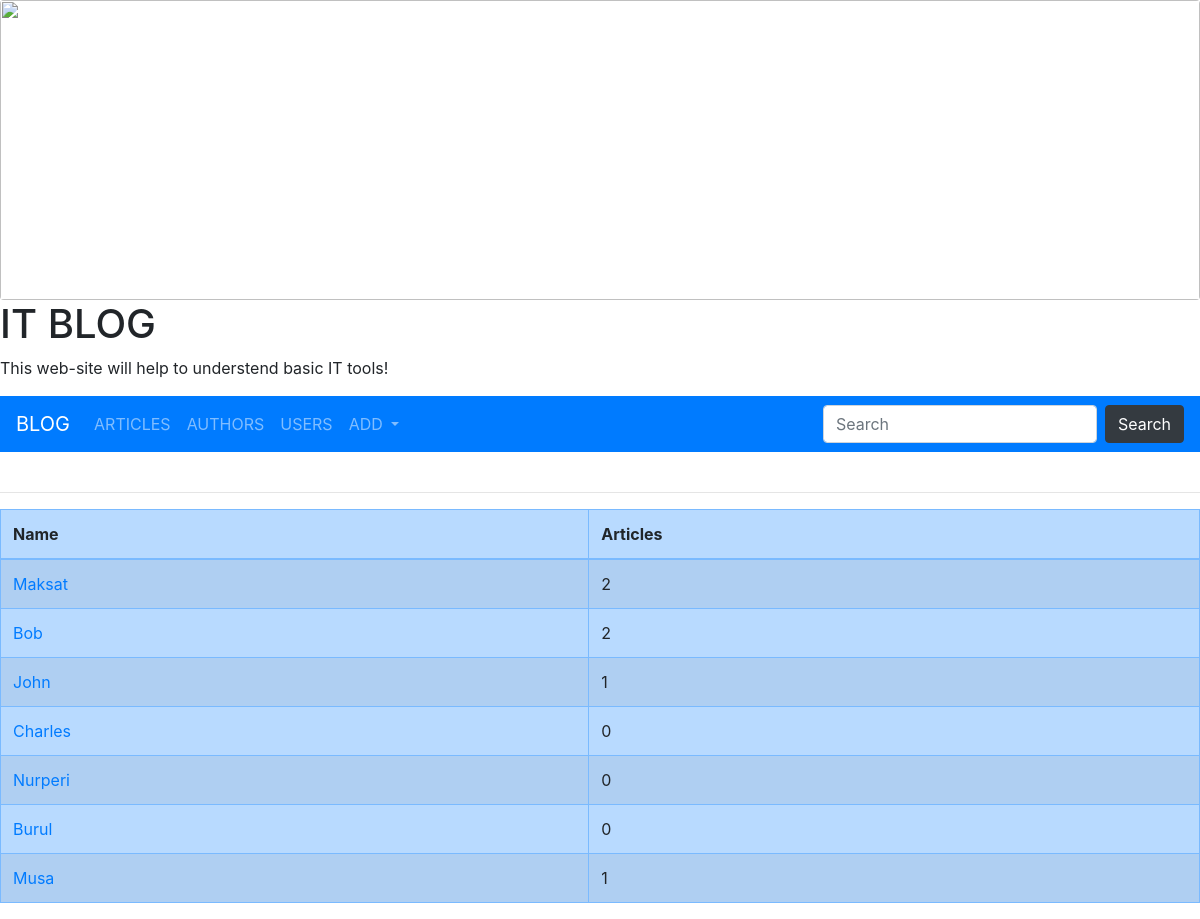
/authors/, run on an earlier commit of the app's database.
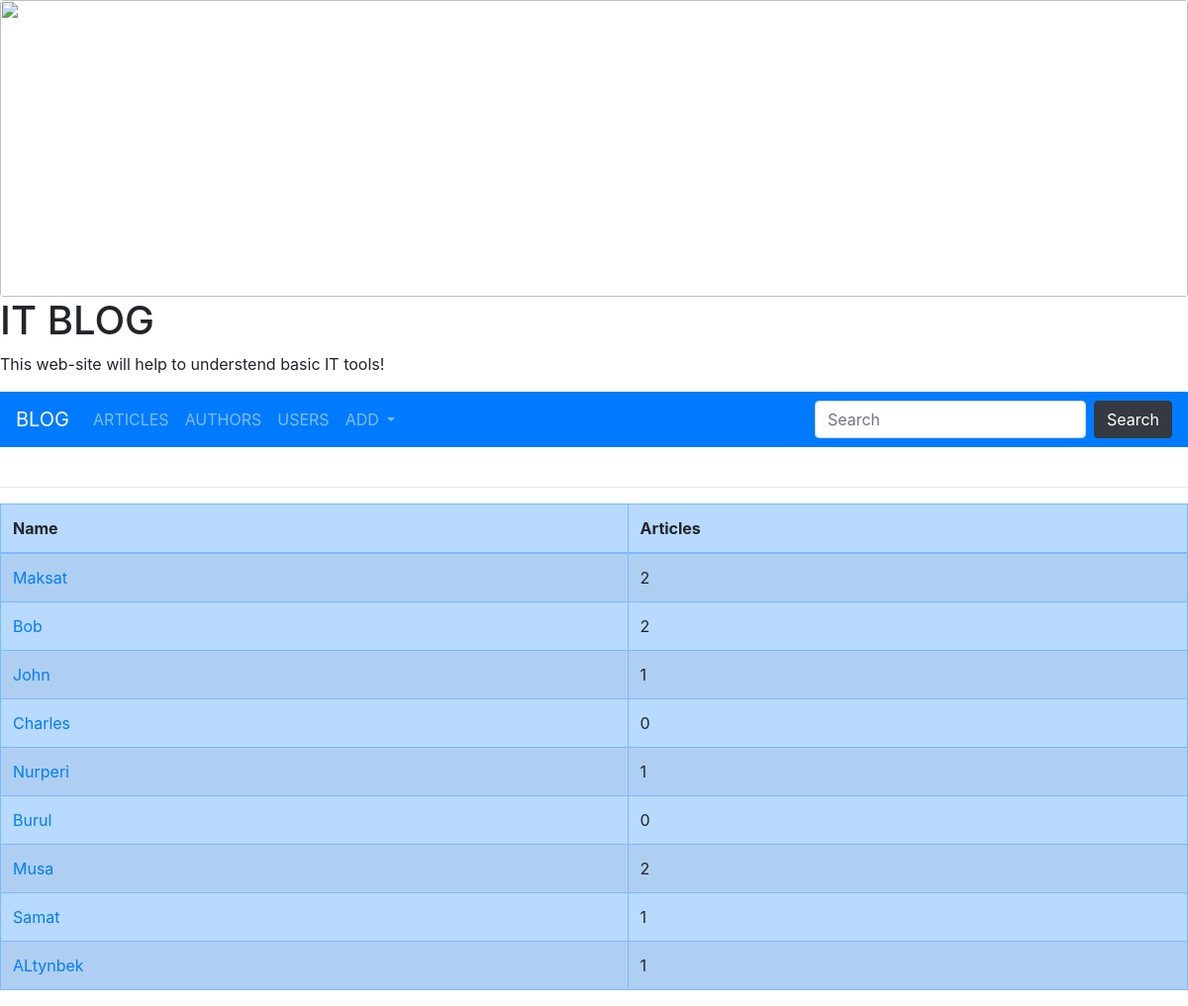
And on a later commit of the database.
### article/models.py (models this page shows, shortened)
class Author(models.Model):
    name = models.CharField(max_length=255)
    photo = models.ImageField(upload_to= "author_photo", null=True, blank=True)
    user = models.OneToOneField(to=User, on_delete=models.SET_NULL, related_name="author",
    null=True, blank=True)
    class Meta:
        verbose_name = "Автора"
        verbose_name_plural = "Автор"

### article/views.py (the view)
# urls.py: path('authors/', authors, name="authors"),
def authors(request):
    context = {}
    context["authors_all"] = Author.objects.all()
    return render(request, "article/authors.html", context)

### article/templates/article/authors.html
{% extends 'base.html' %}
{% block content %}
    <hr>
    <table class="table table-primary table-hover table-striped table-bordered">
    <thead class="thead-primary">
        <tr>
            <th>Name</th>
            <th>Articles</th>
        </tr>
    </thead>
    <tbody>
        {% for author in authors_all %}
            <tr>
                <h2>
                    <td><a href="{% url 'profile' author.id %}">{{ author.name }}</a></td>
                    <td>{{ author.articles.count }}</td>
                </h2>
        {% endfor %}
    </tbody>
    </table>
{% endblock %}

What changed in the data, as far as the page shows it:
computed for Author "Nurperi": articles.count "0" → "1"
computed for Author "Musa": articles.count "1" → "2"
added Author: name "Samat", articles.count "1"
added Author: name "ALtynbek", articles.count "1"
